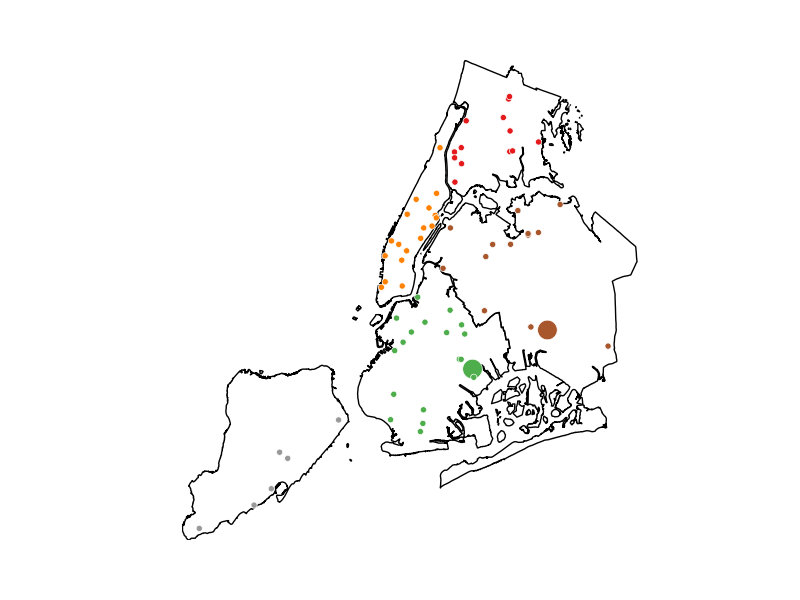

The Python source for this figure:
import sys; sys.path.insert(0, '../../')
import geopandas as gpd
import geoplot as gplt
import geoplot.crs as ccrs
import pandas as pd
import matplotlib.pyplot as plt
import shapely

boroughs = gpd.read_file("../../data/nyc_boroughs/boroughs.geojson", driver='GeoJSON')

collisions = pd.read_csv("../../data/nyc_collisions/NYPD_Motor_Vehicle_Collisions_2016.csv")
fatal_collisions = collisions[collisions['BOROUGH'].notnull()]
fatal_collisions = fatal_collisions[fatal_collisions["NUMBER OF PERSONS KILLED"] > 0]

def pointify(srs):
    lat, long = srs['LATITUDE'], srs['LONGITUDE']
    if pd.isnull(lat) or pd.isnull(long):
        return shapely.geometry.Point(0, 0)
    else:
        return shapely.geometry.Point(long, lat)

fatal_collisions = gpd.GeoDataFrame(fatal_collisions,
                                    geometry=fatal_collisions.apply(pointify, axis='columns'))
fatal_collisions = fatal_collisions[fatal_collisions.geometry.map(lambda srs: not (srs.x == 0))]
fatal_collisions = fatal_collisions[fatal_collisions['DATE'].map(lambda day: "2016" in day)]

ax = gplt.polyplot(boroughs, projection=ccrs.AlbersEqualArea())
gplt.pointplot(fatal_collisions, projection=ccrs.AlbersEqualArea(),
               hue='BOROUGH', categorical=True,
               edgecolor='white', linewidth=0.5, zorder=10,
               scale='NUMBER OF PERSONS KILLED',
               limits=(1, 10),
               ax=ax)

plt.savefig("fatal-motor-vehicle-collisions.png")